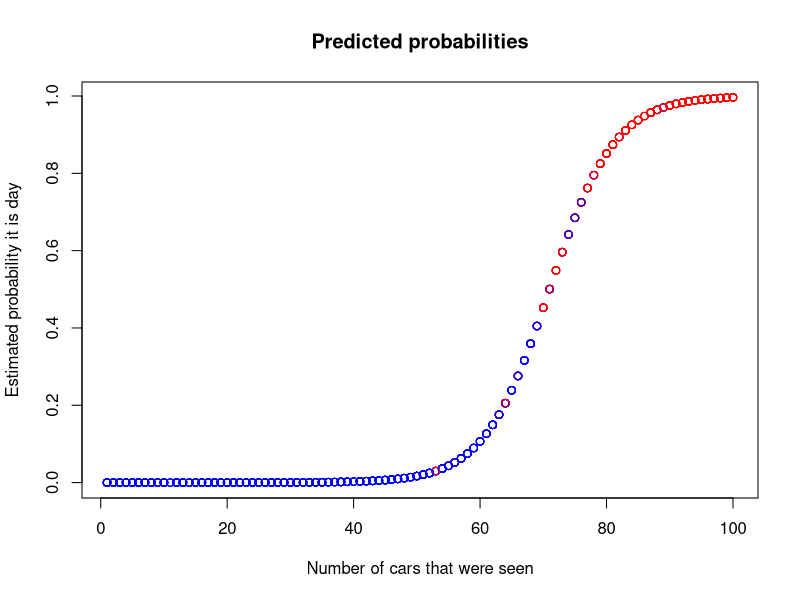

The R script that drew this image:
## ---- chunk 1
#| include: false
#| warning: false
#| message: false
# Create data frame
day_or_night <- data.frame(
  num_cars = sample.int(n = 100, size = 1000, replace = TRUE),
  noise = rnorm(n = 1000, mean = 0, sd = 10)
)
day_or_night$is_day <- ifelse(day_or_night$num_cars + day_or_night$noise > 70, 1, 0) # Adjust threshold for day

# Build logistic regression model
day_or_night_model <- glm(
  is_day ~ num_cars,
  data = day_or_night,
  family = binomial()
)

# Predictions
day_or_night_predictions <- predict(day_or_night_model, type = "response")
## ---- chunk 2
#| echo: false
#| fig-cap: Estimated Coefficients
summary(day_or_night_model)
## ---- chunk 3
#| echo: false
#| fig-cap: Cars vs probability of day
# Plot predictions
plot(day_or_night$num_cars, day_or_night_predictions, 
     xlab = "Number of cars that were seen",
     ylab = "Estimated probability it is day",
     main = "Predicted probabilities",
     col = ifelse(day_or_night$is_day == 1, "red", "blue"))
